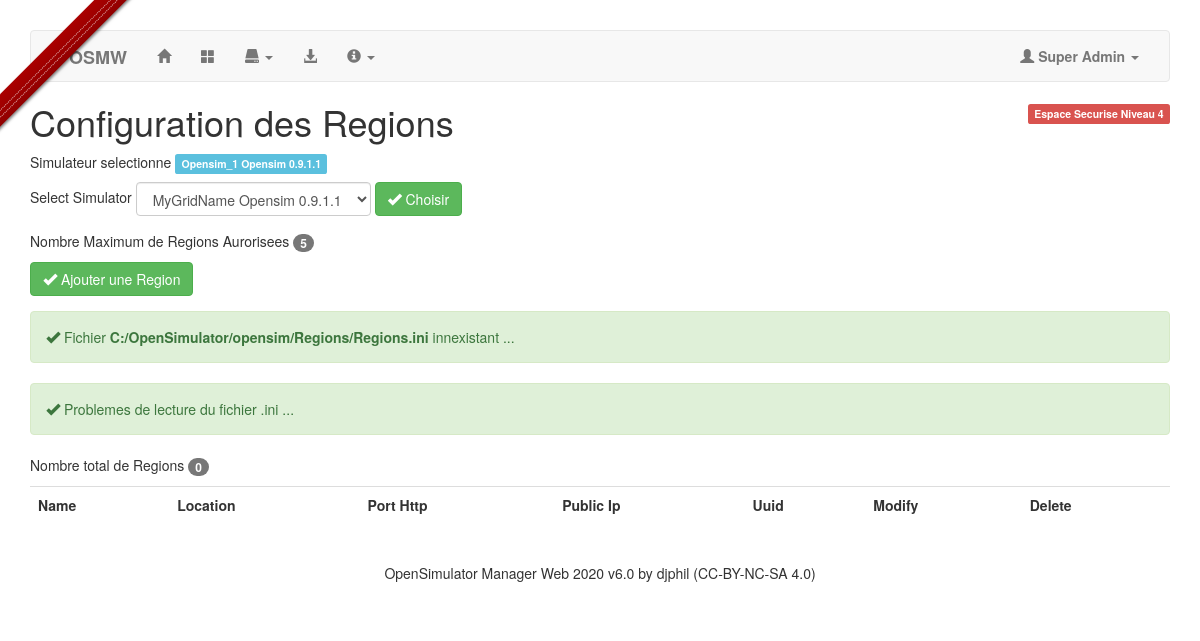
Page /?a=6 (signed in) on the committed database.
### tables this page shows
CREATE TABLE `moteurs` (
  `osAutorise` tinyint(4) NOT NULL AUTO_INCREMENT,
  `id_os` varchar(50) NOT NULL,
  `name` varchar(50) NOT NULL,
  `version` varchar(50) NOT NULL,
  `address` varchar(50) NOT NULL,
  `DB_OS` varchar(50) NOT NULL,
  `hypergrid` varchar(255) NOT NULL,
  PRIMARY KEY (`osAutorise`)
);

CREATE TABLE `config` (
  `id` int(11) NOT NULL AUTO_INCREMENT,
  `cheminAppli` varchar(50) NOT NULL,
  `destinataire` varchar(50) NOT NULL,
  `Autorized` int(2) NOT NULL,
  `NbAutorized` int(2) NOT NULL,
  `VersionOSMW` varchar(50) NOT NULL,
  `urlOSMW` varchar(255) NOT NULL,
  PRIMARY KEY (`id`)
);

### inc/fonctions.php (called while the page is built, shortened)
<?php
function INI_Conf($cles, $valeur)
{
    require('inc/mysqli.php');
    $sql = "SELECT * FROM config";
    $req = mysqli_query($db, $sql) or die('Erreur SQL !<p>'.$sql.'</p>'.mysqli_error($db));
    $data = mysqli_fetch_array($req);
    switch ($valeur)
    {
        case "Autorized":
            $Version = $data['Autorized'];
            break;
        case "NbAutorized":
            $Version = $data['NbAutorized'];
            break;
        case "VersionOSMW":
            $Version = $data['VersionOSMW'];
            break;
    }
    return $Version;
}
function INI_Conf_Moteur($cles, $valeur)
{
    require('inc/mysqli.php');
    $sql = "SELECT * FROM moteurs WHERE id_os = '".$cles."'";
    $req = mysqli_query($db, $sql) or die('Erreur SQL !<p>'.$sql.'</p>'.mysqli_error($db));
    $data = mysqli_fetch_array($req);
    $Version = "";
    switch ($valeur)
    {
        case "version":
            $Version = $data['version'];
            break;
        case "address":
            $Version = $data['address'];
            break;
    }
    return $Version;
}
?>

### inc/GestRegion.php (the view, shortened to what this page needs)
<?php
if (isset($_SESSION['authentification']) && $_SESSION['privilege'] >= 3)
{
    echo '<p class="pull-right"><span class="label label-danger">Espace Securise Niveau '.$_SESSION['privilege'].'</span></p>';
    echo '<h1>Configuration des Regions</h1>';
    echo '<p>Simulateur selectionne ';
    echo '<strong class="label label-info">'.$_SESSION['opensim_select'].' '.INI_Conf_Moteur($_SESSION['opensim_select'], "version").'</strong>';
    echo '</p>';
    $btnN3 = "disabled";
	if ($_SESSION['privilege'] == 4) {$btnN1 = ""; $btnN2 = ""; $btnN3 = "";}
    $sql = 'SELECT * FROM moteurs';
    $req = mysqli_query($db, $sql) or die('Erreur SQL !<p>'.$sql.'</p>'.mysqli_error($db));
    echo '<form class="form-group" method="post" action="">';
    echo '<div class="form-inline">';
    echo '<label for="OSSelect"></label>Select Simulator ';
    echo '<select class="form-control" name="OSSelect">';
    while($data = mysqli_fetch_assoc($req))
    {
        $sel = "";
        if ($data['id_os'] == $_SESSION['opensim_select']) {$sel = "selected";}
        echo '<option value="'.$data['id_os'].'" '.$sel.'>'.$data['name'].' '.$data['version'].'</option>';
    }
    echo'</select>';
    echo' <button type="submit" class="btn btn-success"><i class="glyphicon glyphicon-ok"></i> Choisir</button>';
    echo '</div>';
    echo'</form>';
    $RegionMax = INI_Conf('NbAutorized', 'NbAutorized');
    echo '<p>Nombre Maximum de Regions Aurorisees <span class="badge">'.$RegionMax.'</span></p>';
 	echo '<form class="form-group" method="post" action="">';
	echo '<button class="btn btn-success" type="submit" '.$btnN3.'><i class="glyphicon glyphicon-ok"></i> Ajouter une Region</button>';
	echo '</form>';
    $filename2 = INI_Conf_Moteur($_SESSION['opensim_select'], "address")."Regions/Regions.ini";
    if (file_exists($filename2)) {$filename = $filename2;}
    else
    {
        echo "<p class='alert alert-success alert-anim'>";
        echo "<i class='glyphicon glyphicon-ok'></i>";
        echo " Fichier <strong>".$filename2."</strong> innexistant ...</p>";
    }
    $tableauIni = parse_ini_file($filename, true);
    if ($tableauIni == FALSE)
    {
        echo "<p class='alert alert-success alert-anim'>";
        echo "<i class='glyphicon glyphicon-ok'></i>";
        echo " Problemes de lecture du fichier .ini <strong>".$filename."</strong> ...</p>";
    }
    echo '<p>Nombre total de Regions <span class="badge">'.count($tableauIni).'</span></p>';
    echo '<table class="table table-hover">';
    echo '<tr>';
    echo '<th>Name</th>';
    echo '<th>Location</th>';
    echo '<th>Port Http</th>';
    echo '<th>Public Ip</th>';
    echo '<th>Uuid</th>';
    echo '<th>Modify</th>';
    echo '<th>Delete</th>';
    echo '</tr>';
    echo '</table>';
}
else {header('Location: index.php');}
?>

### index.php (shortened to what this page needs)
<?php
include_once('inc/mysqli.php');
include_once('inc/fonctions.php');
?>
<!DOCTYPE html>
<html lang="fr">
<head>
    <link rel="stylesheet" href="css/bootstrap.min.css">
    <link rel="stylesheet" media="all" id="css" href="<?php echo $url; ?>" />
    <link rel="stylesheet" href="css/gh-fork-ribbon.min.css">
    <link rel="stylesheet" href="css/btn3d.css">
    <link rel="stylesheet" href="css/osmw.css">
</head>
<body>
<div class="container">
<div class="github-fork-ribbon-wrapper left">
</div>
<?php
if (isset($_SESSION['authentification']))
{
	include_once 'inc/navbar.php';
    if (isset($_GET['a']) && !empty($_GET['a']))
    {
        $a = $_GET['a'];
        if ($a == "6") {include('inc/GestRegion.php');}
    }
} ?>
<footer class="footer">
    <p class="text-center">
        OpenSimulator Manager Web <?php echo date('Y'); ?> v<?php echo INI_Conf('VersionOSMW', 'VersionOSMW'); ?> by djphil (CC-BY-NC-SA 4.0)
    </p>
</footer>
</div>
</body>
</html>

### css/osmw.css (style rules this page uses)
body { padding-top: 25px; }
.footer { padding-top: 20px; padding-bottom: 20px; }

### rows in the picture
moteurs: version "Opensim 0.9.1.1", address "C:/OpenSimulator/opensim/Regions/Regions.ini"
config: NbAutorized "5", VersionOSMW "6.0"

### other values in the picture
$_SESSION['login'] "Super Admin"
$_SESSION['privilege'] "4"
$_SESSION['opensim_select'] "Opensim_1"
count($tableauIni) "0"
form field OSSelect "MyGridName Opensim 0.9.1.1"
